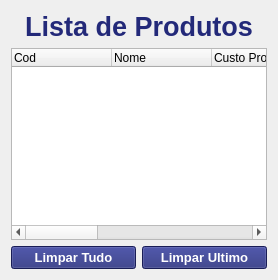
       <widget class="QWidget" name="pgLista">
        <layout class="QVBoxLayout" name="verticalLayout_3">
         <item>
          <widget class="QLabel" name="label_10">
           <property name="palette">
            <palette>
             <active>
              <colorrole role="WindowText">
               <brush brushstyle="SolidPattern">
                <color alpha="255">
                 <red>35</red>
                 <green>41</green>
                 <blue>121</blue>
                </color>
               </brush>
              </colorrole>
             </active>
             <inactive>
              <colorrole role="WindowText">
               <brush brushstyle="SolidPattern">
                <color alpha="255">
                 <red>35</red>
                 <green>41</green>
                 <blue>121</blue>
                </color>
               </brush>
              </colorrole>
             </inactive>
             <disabled>
              <colorrole role="WindowText">
               <brush brushstyle="SolidPattern">
                <color alpha="255">
                 <red>127</red>
                 <green>127</green>
                 <blue>127</blue>
                </color>
               </brush>
              </colorrole>
             </disabled>
            </palette>
           </property>
           <property name="font">
            <font>
             <pointsize>20</pointsize>
             <weight>75</weight>
             <bold>true</bold>
            </font>
           </property>
           <property name="text">
            <string>Lista de Produtos</string>
           </property>
           <property name="alignment">
            <set>Qt::AlignCenter</set>
           </property>
          </widget>
         </item>
         <item>
          <layout class="QHBoxLayout" name="horizontalLayout_10"/>
         </item>
         <item>
          <widget class="QTreeWidget" name="treeWidget">
           <column>
            <property name="text">
             <string>Cod</string>
            </property>
           </column>
           <column>
            <property name="text">
             <string>Nome</string>
            </property>
           </column>
           <column>
            <property name="text">
             <string>Custo Produto</string>
            </property>
           </column>
           <column>
            <property name="text">
             <string>Custo Fixo</string>
            </property>
           </column>
           <column>
            <property name="text">
             <string>Comissão</string>
            </property>
           </column>
           <column>
            <property name="text">
             <string>Impostos</string>
            </property>
           </column>
           <column>
            <property name="text">
             <string>Rentabilidade</string>
            </property>
           </column>
           <column>
            <property name="text">
             <string>Preço Produto</string>
            </property>
           </column>
          </widget>
         </item>
         <item>
          <layout class="QHBoxLayout" name="horizontalLayout_2">
           <item>
            <widget class="QPushButton" name="bt_limparCadastro">
             <property name="font">
              <font>
               <pointsize>10</pointsize>
               <weight>75</weight>
               <bold>true</bold>
              </font>
             </property>
             <property name="styleSheet">
              <string notr="true">QPushButton{
background-color:rgb(35, 41, 121);
color:rgb(255, 255, 255);
cursor: pointer;
}
QPushButton:hover {
    transform: scale(1.1);
}
QPushButton:active {
    transform: scale(0.9); 
}</string>
             </property>
             <property name="text">
              <string>Limpar Tudo</string>
             </property>
            </widget>
           </item>
           <item>
            <widget class="QPushButton" name="bt_limparUltimoCadastro">
             <property name="font">
              <font>
               <pointsize>10</pointsize>
               <weight>75</weight>
               <bold>true</bold>
              </font>
             </property>
             <property name="styleSheet">
              <string notr="true">QPushButton{
background-color:rgb(35, 41, 121);
color:rgb(255, 255, 255);
cursor: pointer;
}
QPushButton:hover {
    transform: scale(1.1);
}
QPushButton:active {
    transform: scale(0.9); 
}</string>
             </property>
             <property name="text">
              <string>Limpar Ultimo</string>
             </property>
            </widget>
           </item>
          </layout>
         </item>
        </layout>
       </widget>
